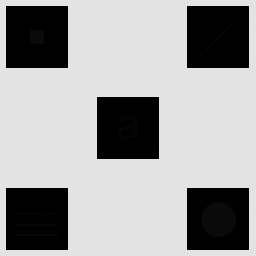
#> input picture Imagen_con_detalles_escondidos.tif, 256 x 256 px
$ python problema1.py
#> lines starting #> are read from the running program, lines starting #| are printed output that depends on the picture
import cv2
import numpy as np
import matplotlib.pyplot as plt

def imshow(img, new_fig=True, title=None, xor_img=False, blocking=False, xorbar=True, ticks=False):
    if new_fig:
        plt.figure()
    if xor_img:
        plt.imshow(img)
    else:
        plt.imshow(img, cmap='gray')
    plt.title(title)
    if not ticks:
        plt.xticks([]), plt.yticks([])
    if xorbar:
        plt.xorbar()
    if new_fig:
        plt.show(block=blocking)


img = cv2.imread('Imagen_con_detalles_escondidos.tif',cv2.IMREAD_GRAYSCALE)
#> img is the input picture: shape (256, 256); min 0, max 228, mean 160.7

# Histograma de la imagen
def histograma(img):
    hist, bins = np.histogram(img.flatten(), 256, [0, 256])
#> hist = 256 values, max 43946 at index 227, min 0 at index 12, mean 256; bins = 257 values from 0 to 256
    hist2 = cv2.calcHist([img], [0], None, [256], [0, 256])
#> hist2 has the same summary as hist
    max(abs(hist.flatten() - hist2.flatten()))
    img_heq = cv2.equalizeHist(img)
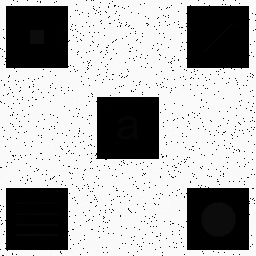
#> img_heq: shape (256, 256); min 0, max 255, mean 172.2
    plt.figure()
    plt.plot(bins[:-1], hist)
    plt.hist(img.flatten(), 256, [0, 256])
    plt.title('Histograma')
    plt.show()
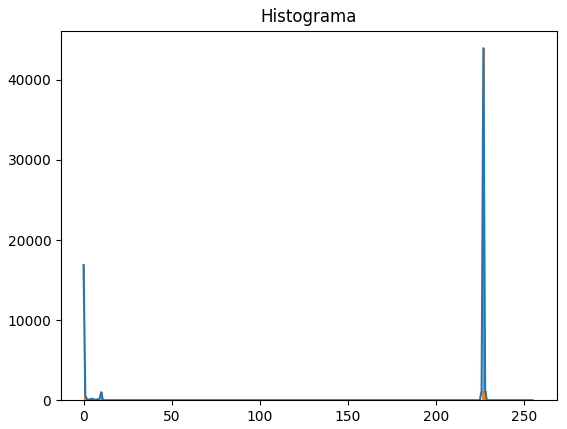
#> figure drawn by matplotlib, 1 panel; tallest bar 43946 high, from x = 227 to 228; curve peaks at x = 227, y = 43946

histograma(img)


def ecualizacion_hist(imagen: cv2, m: int, n: int):
    '''
    Función que realiza ecualización local del histograma
    '''
#> called with m = 20, n = 20
    alto, ancho = imagen.shape
#> alto = 256; ancho = 256

    # Calculamos cuánto hay que rellenar
    pad_y = m // 2
    pad_x = n // 2
    img = cv2.copyMakeBorder(imagen, pad_y, pad_y, pad_x, pad_x, cv2.BORDER_REPLICATE)
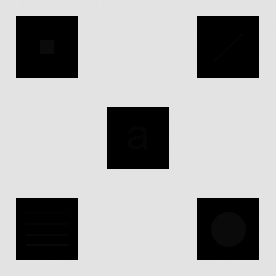
#> img: shape (276, 276); min 0, max 228, mean 169.9
    fig, axs = plt.subplots(1, 3, figsize=(10, 5))
    axs[0].imshow(imagen, cmap='gray')
    axs[0].set_title('Original')

    img_ecualizada = np.empty_like(img)

    # Recorrer cada píxel y aplicar equalizeHist a la ventana y tomar el píxel central
    for y in range(pad_y, alto + pad_y):
        for x in range(pad_x, ancho + pad_x):
            kernel = img[y - pad_y : y - pad_y + m, x - pad_x : x - pad_x + n]
            kernel_eq = cv2.equalizeHist(kernel)
            img_ecualizada[y, x] = kernel_eq[pad_y, pad_x]
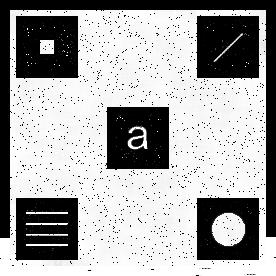
#> img_ecualizada: shape (276, 276); min 0, max 255, mean 164
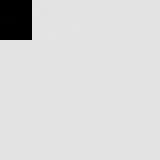
#> kernel: shape (20, 20) (shown 8 times larger); min 0, max 228, mean 215.7

    img_ruido = img_ecualizada[pad_y : pad_y + alto, pad_x : pad_x + ancho]
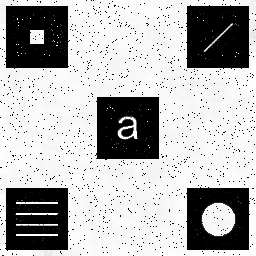
#> img_ruido: shape (256, 256); min 0, max 255, mean 177.8
    axs[1].imshow(img_ruido, cmap='gray')
    axs[1].set_title(f'Ecualización local {m}x{n}')

    output = cv2.medianBlur(img_ruido,3)
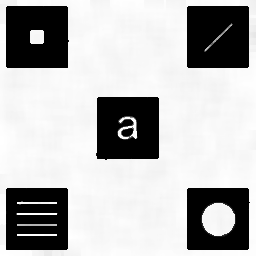
#> output: shape (256, 256); min 0, max 255, mean 181.7
    axs[2].imshow(output, cmap='gray')
    axs[2].set_title('Filtrado de ruido')

    plt.show()


ecualizacion_hist(img, 20, 20)
